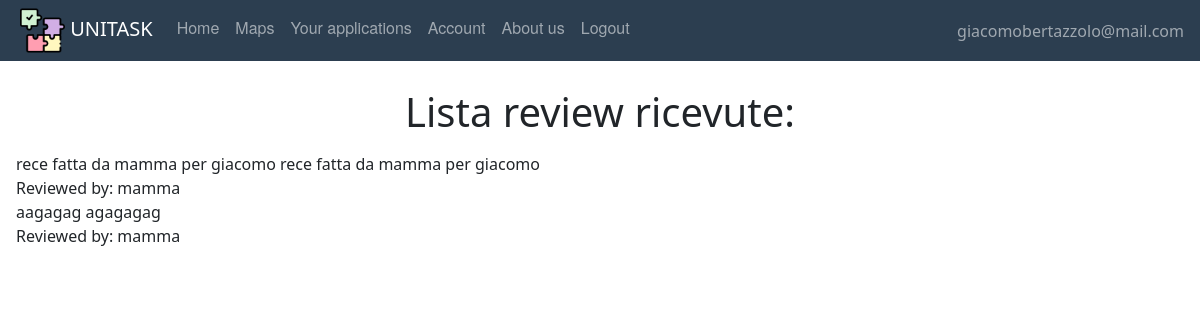
The page /personalreviews (signed in) on the database as committed earlier.
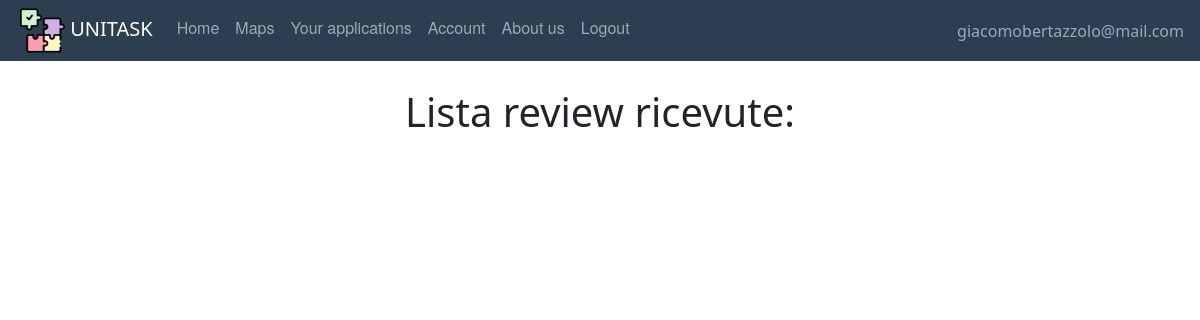
The same page on the database as committed later.
### website/models.py (models this page shows)
class Review(db.Model, UserMixin):
    id = db.Column(db.Integer, primary_key=True)
    title = db.Column(db.String(150))
    text = db.Column(db.String(150))
    date = db.Column(db.DateTime(timezone=True), default=func.now)
    id_reviewer = db.Column(db.Integer, db.ForeignKey('user.id'))
    id_reviewed = db.Column(db.Integer, db.ForeignKey('user.id'))
    task_id = db.Column(db.Integer, db.ForeignKey('offer.id'))

class User(db.Model, UserMixin):
    id = db.Column(db.Integer, primary_key=True)
    email = db.Column(db.String(150), unique=True)
    password = db.Column(db.String(150))
    first_name = db.Column(db.String(150))
    surname = db.Column(db.String(150))
    description = db.Column(db.String(150))
    type = db.Column(db.String(20))
    reviewsposted = db.relationship('Review', foreign_keys='Review.id_reviewer',
                                    backref='author')
    reviewsreceived = db.relationship('Review', foreign_keys='Review.id_reviewed',
                                      backref='received')
    __mapper_args__ = {
        'polymorphic_on': type,
        'polymorphic_identity': 'user',
    }

### website/views.py (the view)
@views.route('/personalreviews')
def personalreviews():
    return render_template("User/personalreviews.html", user=current_user)

### website/__init__.py (called while the page is built)
def create_app():
    app = Flask(__name__)
    app.config['SECRET_KEY'] = 'atrebunfigoassurdo'
    app.config['SQLALCHEMY_DATABASE_URI'] = 'sqlite:///'+ DB_NAME
    db.init_app(app)
    from .views import views  # We imported the name of the blueprint
    from .auth import auth
    app.register_blueprint(views, url_prefix="/")  # Stiamo dicendo come sono definite le pagine e dove sono
    app.register_blueprint(auth, url_prefix="/")
    from .models import User, Offer, Adult, Student
    create_database(app)
    login_manager = LoginManager()
    login_manager.login_view = 'auth.login'  # dove vogliamo mandare l'user se non loggato
    login_manager.init_app(app)
    @login_manager.user_loader
    def load_user(id):
        return User.query.get(int(id))
    return app

### website/templates/User/personalreviews.html
{% extends "base.html" %} {% block title %}Lista Review{% endblock %} {% block content%}
    <br />
    <h1 align="center">Lista review ricevute: </h1>
<ul class="list-group list-group-flush" id="offers">
  <li class="list-group-item">
      <div>
        {% for recens in user.reviewsreceived %}
            {{ recens.title }} {{ recens.text }}
            <br/>
            Reviewed by:
            {{ recens.author.first_name }}
            </div>
          {% endfor %}
  </li></ul>
{% endblock %}

Rows that differ between the two databases and show on the page:
removed Review: title "rece fatta da mamma per giacomo", text "rece fatta da mamma per giacomo", author.first_name "mamma"
removed Review: title "aagagag", text "agagagag", author.first_name "mamma"
